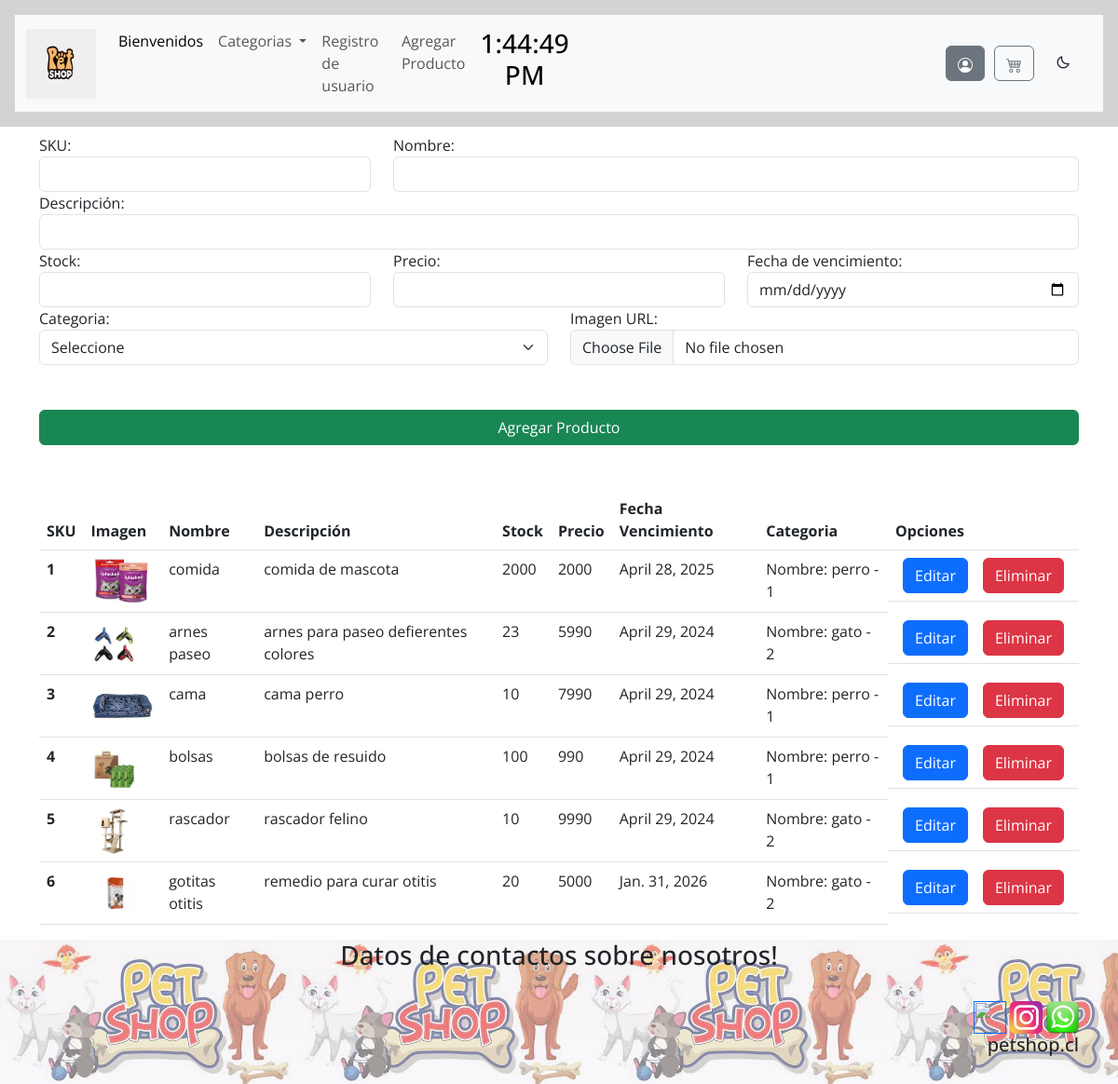
Screenshot of /agregarProducto with the database file from the repository.
### apps/Tienda/models.py (models this page shows, shortened)
class Producto(models.Model):
    sku = models.IntegerField(primary_key=True)
    nombre = models.CharField(max_length=100, null=False)
    descripcion = models.CharField(max_length=150,null=False)
    stock = models.IntegerField(null=False)
    precio = models.IntegerField(null=False)
    fecha_ingreso = models.DateField(auto_now_add=True)
    fecha_vencimiento = models.DateField(null=True,blank=True)
    categoria_id = models.ForeignKey(Categoria,on_delete=models.CASCADE)
    image_url = models.ImageField(upload_to="imagenesProductos")

class Categoria(models.Model):
    categoria_id = models.AutoField(primary_key=True)
    nombre = models.CharField(max_length=50, null=False)
    def __str__(self):
        txt = "Nombre: {0} - {1}"
        return txt.format(self.nombre,self.categoria_id)

### apps/Tienda/views.py (the view)
# urls.py: path('agregarProducto',views.cargarAgregarProducto),
def cargarAgregarProducto(request):
    productos = Producto.objects.all()
    categorias = Categoria.objects.all()
    return render(request,"agregarProducto.html",{"cate":categorias, "prod":productos})

### apps/Tienda/templates/agregarProducto.html (shortened to what this page needs)
{% extends './base.html' %}
{% load static %}
{% block body %}
    <div class="container">
        <form id="formularioAgregarProducto" action="/agregarProductoForm" method="POST" enctype="multipart/form-data"> {% csrf_token %}
            <div class="row">
                <div class="col-md-4">
                    <label for="txtSku">SKU:</label>
                    <input name="txtSku" id="txtSku" type="text" class="form-control">
                </div>
                <div class="col-md-8">
                    <label for="txtNombre">Nombre:</label>
                    <input name="txtNombre" id="txtNombre" type="text" class="form-control">
                </div>
                <div class="col-md-12">
                    <label for="txtDescripcion">Descripción:</label>
                    <input name="txtDescripcion" id="txtDescripcion" type="text" class="form-control">
                </div>
                <div class="col-md-4">
                    <label for="txtStock">Stock:</label>
                    <input name="txtStock" id="txtStock" type="text" class="form-control">
                </div>
                <div class="col-md-4">
                    <label for="txtPrecio">Precio:</label>
                    <input name="txtPrecio" id="txtPrecio" type="number" class="form-control">
                </div>
                <div class="col-md-4">
                    <label for="fechaVencimientoSel">Fecha de vencimiento:</label>
                    <input type="date" name="fechaVencimientoSel" id="fechaVencimientoSel" type="text" class="form-control">
                </div>
                <div class="col-md-6">
                    <label for="cmbCategoria">Categoria:</label>
                    <select name="cmbCategoria" id="cmbCategoria" class="form-select" aria-label="Default select example">
                        <option disabled selected>Seleccione</option>
                      </select>
                </div>
                <div class="col-md-6">
                    <label for="txtImg">Imagen URL:</label>
                    <input name="txtImg" id="txtImg" type="file" class="form-control">
                </div>
            </div>
            <button class="btn btn-success mt-5 w-100">Agregar Producto</button>
        </form>
    </div>
    <div class="container mt-5">
        <table class="table">
            <thead>
              <tr>
                <th scope="col">SKU</th>
                <th scope="col">Imagen</th>
                <th scope="col">Nombre</th>
                <th scope="col">Descripción</th>
                <th scope="col">Stock</th>
                <th scope="col">Precio</th>
                <th scope="col">Fecha Vencimiento</th>
                <th scope="col">Categoria</th>
                <th scope="col">Opciones</th>
              </tr>
            </thead>
            <tbody>
                {% for p in prod %}
              <tr>
                <th scope="row">{{p.sku}}</th>
                <td><img src="{{p.image_url.url}}" alt="" height="50"></td>
                <td>{{p.nombre}}</td>
                <td>{{p.descripcion}}</td>
                <td>{{p.stock}}</td>
                <td>{{p.precio}}</td>
                <td>{{p.fecha_vencimiento}}</td>
                <td>{{p.categoria_id}}</td>
                <td class="d-flex">
                    <a href="/editarProducto/{{p.sku}}" class="btn btn-primary mx-2">Editar</a>
                    <a href="/eliminarProducto/{{p.sku}}" class="btn btn-danger mx-2">Eliminar</a>
                </td>
              </tr>
                {% endfor %}
            </tbody>
          </table>
    </div>
{% endblock %}

### apps/Tienda/static/css/style.css (style rules this page uses)
* { margin: 0; padding: 0; font-family: 'open Sans'; }
body { display: grid; min-height: 100vh; grid-template-rows: auto 1fr auto; }

### rows the page displays
Producto: sku "1", image_url (picture), nombre "comida", descripcion "comida de mascota", stock "2000", precio "2000", fecha_vencimiento "April 28, 2025", categoria_id "Nombre: perro - 1"
Producto: sku "2", image_url (picture), nombre "arnes paseo", descripcion "arnes para paseo defierentes colores", stock "23", precio "5990", fecha_vencimiento "April 29, 2024", categoria_id "Nombre: gato - 2"
Producto: sku "3", image_url (picture), nombre "cama", descripcion "cama perro", stock "10", precio "7990", fecha_vencimiento "April 29, 2024", categoria_id "Nombre: perro - 1"
Producto: sku "4", image_url (picture), nombre "bolsas", descripcion "bolsas de resuido", stock "100", precio "990", fecha_vencimiento "April 29, 2024", categoria_id "Nombre: perro - 1"
Producto: sku "5", image_url (picture), nombre "rascador", descripcion "rascador felino", stock "10", precio "9990", fecha_vencimiento "April 29, 2024", categoria_id "Nombre: gato - 2"
Producto: sku "6", image_url (picture), nombre "gotitas otitis", descripcion "remedio para curar otitis", stock "20", precio "5000", fecha_vencimiento "Jan. 31, 2026", categoria_id "Nombre: gato - 2"
